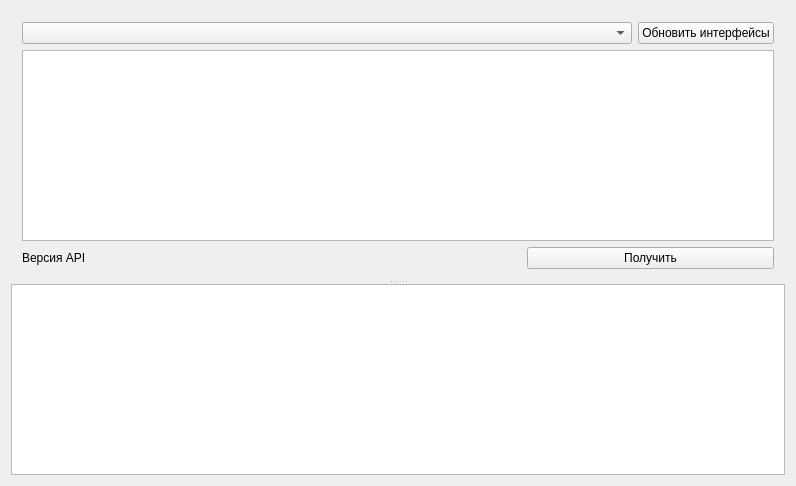
<?xml version="1.0" encoding="UTF-8"?>
<ui version="4.0">
 <class>MainWindow</class>
 <widget class="QMainWindow" name="MainWindow">
  <property name="geometry">
   <rect>
    <x>0</x>
    <y>0</y>
    <width>796</width>
    <height>486</height>
   </rect>
  </property>
  <property name="windowTitle">
   <string>MainWindow</string>
  </property>
  <widget class="QWidget" name="centralWidget">
   <layout class="QVBoxLayout" name="verticalLayout_2">
    <item>
     <widget class="QSplitter" name="splitter">
      <property name="orientation">
       <enum>Qt::Vertical</enum>
      </property>
      <widget class="QWidget" name="verticalLayoutWidget">
       <layout class="QVBoxLayout" name="verticalLayout">
        <item>
         <layout class="QHBoxLayout" name="horizontalLayout">
          <item>
           <widget class="QComboBox" name="uuidCB">
            <property name="sizePolicy">
             <sizepolicy hsizetype="Expanding" vsizetype="Fixed">
              <horstretch>0</horstretch>
              <verstretch>0</verstretch>
             </sizepolicy>
            </property>
            <property name="toolTipDuration">
             <number>-1</number>
            </property>
            <property name="currentIndex">
             <number>-1</number>
            </property>
            <property name="maxVisibleItems">
             <number>10</number>
            </property>
           </widget>
          </item>
          <item>
           <widget class="QPushButton" name="getPB">
            <property name="text">
             <string>Обновить интерфейсы</string>
            </property>
           </widget>
          </item>
         </layout>
        </item>
        <item>
         <widget class="QTextEdit" name="textEdit"/>
        </item>
        <item>
         <layout class="QHBoxLayout" name="horizontalLayout_2">
          <item>
           <widget class="QLabel" name="label_5">
            <property name="text">
             <string>Версия API</string>
            </property>
           </widget>
          </item>
          <item>
           <widget class="QLabel" name="apiVersionLabel">
            <property name="text">
             <string/>
            </property>
           </widget>
          </item>
          <item>
           <widget class="QPushButton" name="getVersionPb">
            <property name="text">
             <string>Получить</string>
            </property>
           </widget>
          </item>
         </layout>
        </item>
       </layout>
      </widget>
      <widget class="QTextBrowser" name="textBrowser"/>
     </widget>
    </item>
   </layout>
  </widget>
  <widget class="QMenuBar" name="menuBar">
   <property name="geometry">
    <rect>
     <x>0</x>
     <y>0</y>
     <width>796</width>
     <height>22</height>
    </rect>
   </property>
  </widget>
 </widget>
 <layoutdefault spacing="6" margin="11"/>
 <resources/>
 <connections/>
</ui>
